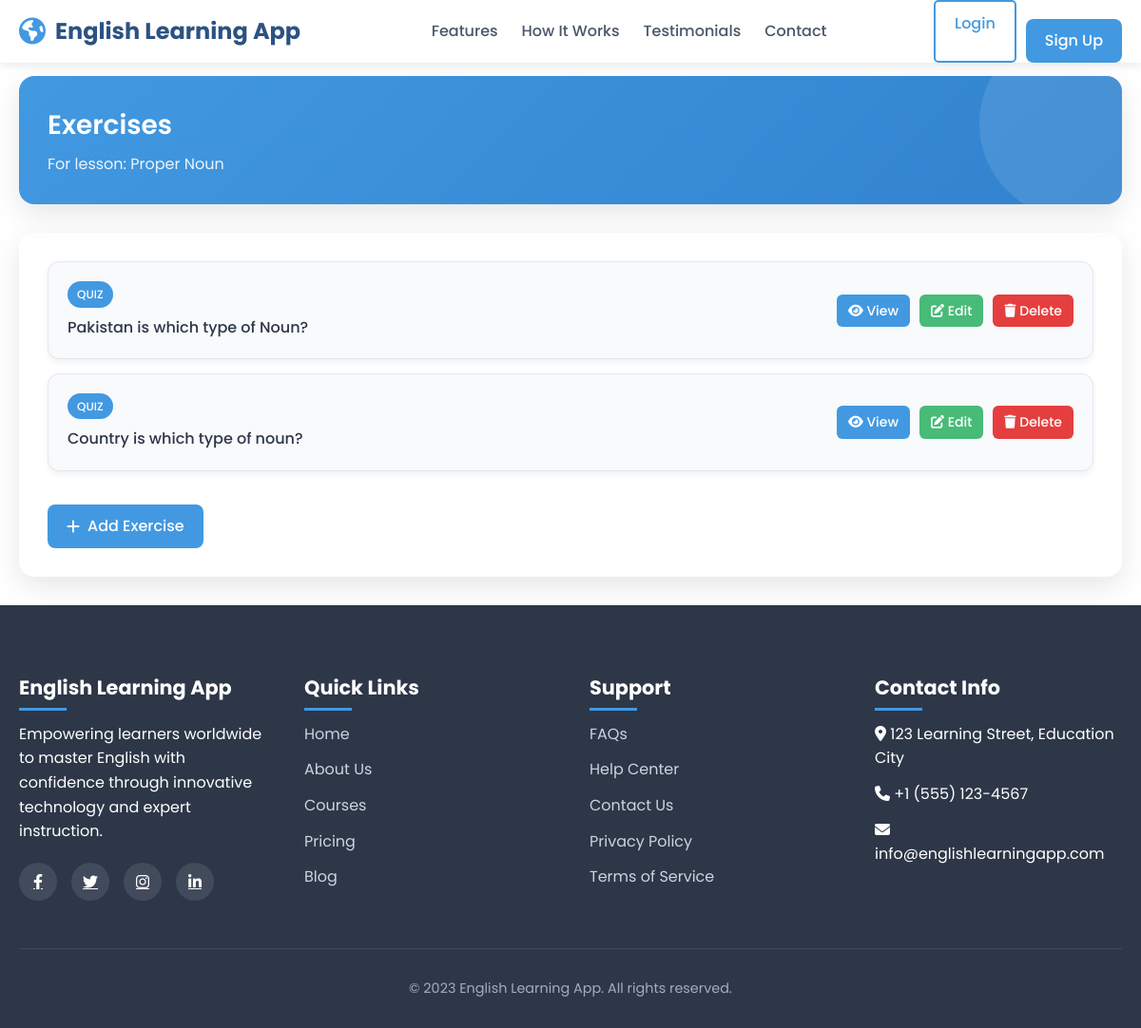
/learning/lessons/1/exercises/ (signed in), run on the app's committed database.
### learning/models.py (models this page shows, shortened)
class Lesson(models.Model):
    course = models.ForeignKey(Course, on_delete=models.CASCADE, related_name="lessons")
    title = models.CharField(max_length=200)
    content = models.TextField()
    video_url = models.URLField(blank=True, null=True, help_text="YouTube/Vimeo or hosted video URL")
    audio_url = models.URLField(blank=True, null=True, help_text="Audio file or podcast URL")
    image = models.ImageField(upload_to="lesson_images/", blank=True, null=True)
    flashcards = models.JSONField(blank=True, null=True, help_text="Store flashcards as JSON [{front:'word', back:'meaning'}]")
    order = models.PositiveIntegerField(default=0)

class Exercise(models.Model):
    EXERCISE_TYPES = [
        ("QUIZ", "Quiz"),
        ("SPEAKING", "Speaking"),
        ("WRITING", "Writing"),
        ("LISTENING", "Listening"),
    ]
    lesson = models.ForeignKey(Lesson, on_delete=models.CASCADE, related_name="exercises")
    exercise_type = models.CharField(max_length=20, choices=EXERCISE_TYPES)
    question = models.TextField()
    options = models.JSONField(blank=True, null=True)  # for MCQ
    answer = models.TextField()

### learning/views.py (the view)
# urls.py: path("lessons/<int:lesson_id>/exercises/", views.exercise_list, name="exercise_list"),
@login_required
def exercise_list(request, lesson_id):
    lesson = get_object_or_404(Lesson, id=lesson_id)
    exercises = lesson.exercises.all()
    return render(request, "learning/exercise_list.html", {
        "lesson": lesson,
        "exercises": exercises,
    })

### learning/templates/learning/exercise_list.html (shortened to what this page needs)
{% extends "core/home.html" %}
{% block content %}
<div class="container">
    <div class="page-header">
        <h2>Exercises</h2>
        <p>For lesson: {{ lesson.title }}</p>
    </div>
    <div class="exercise-container">
        <ul class="exercise-list">
            {% for exercise in exercises %}
                <li>
                    <div class="exercise-info">
                        <span class="exercise-type">{{ exercise.exercise_type }}</span>
                        <p class="exercise-question">{{ exercise.question|truncatewords:10 }}</p>
                    </div>
                    <div class="exercise-actions">
                        <a href="{% url 'learning:exercise_detail' lesson.id exercise.id %}" class="view-link">
                            <i class="fas fa-eye"></i> View
                        </a>
                        {% if user.role == "TEACHER" or user.is_superuser %}
                            <a href="{% url 'learning:exercise_edit' lesson.id exercise.id %}" class="edit-link">
                                <i class="fas fa-edit"></i> Edit
                            </a>
                            <a href="{% url 'learning:exercise_delete' lesson.id exercise.id %}" class="delete-link" onclick="return confirm('Are you sure you want to delete this exercise?');">
                                <i class="fas fa-trash"></i> Delete
                            </a>
                        {% endif %}
                    </div>
                </li>
            {% empty %}
                <li class="empty-state">
                    <i class="fas fa-tasks"></i>
                    <p>No exercises yet.</p>
                </li>
            {% endfor %}
        </ul>
        {% if user.role == "TEACHER" or user.is_superuser %}
            <a href="{% url 'learning:exercise_create' lesson.id %}" class="btn-primary">
                <i class="fas fa-plus"></i> Add Exercise
            </a>
        {% endif %}
    </div>
</div>
{% endblock %}

### core/templates/core/home.html (style rules this page uses)
* { margin: 0; padding: 0; box-sizing: border-box; }
body { font-family: 'Poppins', sans-serif; line-height: 1.6; color: #333; overflow-x: hidden; }
.container { width: 100%; max-width: 1200px; margin: 0 auto; padding: 0 20px; }
.btn-primary { background-color: #4299e1; color: white; border: 2px solid #4299e1; }

### learning/templates/learning/exercise_list.html (style rules this page uses)
body { padding-top: 80px; }
.container { max-width: 1200px; margin: 0 auto; padding: 0 20px; }
.page-header { background: linear-gradient(135deg, #4299e1, #3182ce); color: white; padding: 30px; border-radius: 16px; box-shadow: 0 10px 30px rgba(0, 0, 0, 0.1); margin-bottom: 30px; position: relative; overflow: hidden; }
.page-header::before { content: ''; position: absolute; top: 0; right: 0; width: 200px; height: 200px; background: rgba(255, 255, 255, 0.1); border-radius: 50%; transform: translate(50px, -50px); }
.page-header h2 { font-size: 28px; font-weight: 600; margin-bottom: 5px; position: relative; z-index: 1; }
.page-header p { font-size: 16px; opacity: 0.9; position: relative; z-index: 1; }
.exercise-container { background: white; border-radius: 16px; box-shadow: 0 10px 30px rgba(0, 0, 0, 0.1); padding: 30px; margin-bottom: 30px; }
.exercise-list { list-style: none; padding: 0; margin: 0; }
.exercise-list li { background: #f8fafc; border: 1px solid #e2e8f0; padding: 20px; margin-bottom: 15px; border-radius: 12px; box-shadow: 0 4px 6px rgba(0, 0, 0, 0.05); transition: transform 0.3s, box-shadow 0.3s; display: flex; justify-content: space-between; align-items: center; }
.exercise-info { flex-grow: 1; }
.exercise-type { display: inline-block; background: #4299e1; color: white; padding: 4px 10px; border-radius: 20px; font-size: 12px; font-weight: 500; margin-bottom: 8px; }
.exercise-question { font-size: 16px; font-weight: 500; color: #2d3748; margin: 0; }
.exercise-actions { display: flex; gap: 10px; }
.exercise-actions a { text-decoration: none; padding: 6px 12px; border-radius: 6px; font-size: 14px; font-weight: 500; transition: all 0.3s; }
.view-link { background: #4299e1; color: white; }
.edit-link { background: #48bb78; color: white; }
.delete-link { background: #e53e3e; color: white; }
.btn-primary { display: inline-flex; align-items: center; background: #4299e1; color: white; padding: 10px 20px; border-radius: 8px; font-weight: 500; text-decoration: none; transition: background 0.3s; border: none; cursor: pointer; font-family: 'Poppins', sans-serif; margin-top: 20px; }
.btn-primary i { margin-right: 8px; }

### data on the page
Lesson: title "Proper Noun"
Exercise: exercise_type "QUIZ", question "Pakistan is which type of Noun?"
Exercise: exercise_type "QUIZ", question "Country is which type of noun?"
